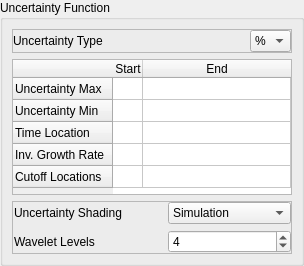
                  <widget class="QWidget" name="UncertaintyFunctionPage">
                   <layout class="QGridLayout" name="gridLayout_54">
                    <property name="leftMargin">
                     <number>0</number>
                    </property>
                    <property name="topMargin">
                     <number>0</number>
                    </property>
                    <property name="rightMargin">
                     <number>0</number>
                    </property>
                    <property name="bottomMargin">
                     <number>0</number>
                    </property>
                    <item row="0" column="0">
                     <widget class="QGroupBox" name="groupBox_4">
                      <property name="sizePolicy">
                       <sizepolicy hsizetype="Preferred" vsizetype="Minimum">
                        <horstretch>0</horstretch>
                        <verstretch>0</verstretch>
                       </sizepolicy>
                      </property>
                      <property name="title">
                       <string>Uncertainty Function</string>
                      </property>
                      <layout class="QGridLayout" name="gridLayout_57">
                       <item row="2" column="0">
                        <widget class="QFrame" name="frame_32">
                         <property name="frameShape">
                          <enum>QFrame::StyledPanel</enum>
                         </property>
                         <property name="frameShadow">
                          <enum>QFrame::Raised</enum>
                         </property>
                         <layout class="QGridLayout" name="gridLayout_64">
                          <property name="leftMargin">
                           <number>1</number>
                          </property>
                          <property name="topMargin">
                           <number>0</number>
                          </property>
                          <property name="rightMargin">
                           <number>0</number>
                          </property>
                          <property name="bottomMargin">
                           <number>0</number>
                          </property>
                          <item row="1" column="1">
                           <widget class="QLabel" name="label_18">
                            <property name="text">
                             <string>Uncertainty Shading</string>
                            </property>
                           </widget>
                          </item>
                          <item row="1" column="3">
                           <widget class="QComboBox" name="unc_shading_box">
                            <property name="currentIndex">
                             <number>1</number>
                            </property>
                            <item>
                             <property name="text">
                              <string>Smoothed Signal</string>
                             </property>
                            </item>
                            <item>
                             <property name="text">
                              <string>Simulation</string>
                             </property>
                            </item>
                            <item>
                             <property name="text">
                              <string>None</string>
                             </property>
                            </item>
                           </widget>
                          </item>
                          <item row="2" column="1">
                           <widget class="QLabel" name="label_17">
                            <property name="text">
                             <string>Wavelet Levels</string>
                            </property>
                           </widget>
                          </item>
                          <item row="2" column="3">
                           <widget class="QSpinBox" name="wavelet_levels_box">
                            <property name="minimum">
                             <number>1</number>
                            </property>
                            <property name="maximum">
                             <number>15</number>
                            </property>
                            <property name="value">
                             <number>4</number>
                            </property>
                           </widget>
                          </item>
                          <item row="1" column="2">
                           <spacer name="horizontalSpacer_34">
                            <property name="orientation">
                             <enum>Qt::Horizontal</enum>
                            </property>
                            <property name="sizeHint" stdset="0">
                             <size>
                              <width>40</width>
                              <height>20</height>
                             </size>
                            </property>
                           </spacer>
                          </item>
                         </layout>
                        </widget>
                       </item>
                       <item row="1" column="0">
                        <widget class="QTableWidget" name="unc_fcn_table">
                         <property name="sizePolicy">
                          <sizepolicy hsizetype="Expanding" vsizetype="MinimumExpanding">
                           <horstretch>0</horstretch>
                           <verstretch>0</verstretch>
                          </sizepolicy>
                         </property>
                         <property name="maximumSize">
                          <size>
                           <width>16777215</width>
                           <height>136</height>
                          </size>
                         </property>
                         <property name="selectionMode">
                          <enum>QAbstractItemView::NoSelection</enum>
                         </property>
                         <attribute name="horizontalHeaderMinimumSectionSize">
                          <number>20</number>
                         </attribute>
                         <attribute name="horizontalHeaderDefaultSectionSize">
                          <number>30</number>
                         </attribute>
                         <attribute name="horizontalHeaderStretchLastSection">
                          <bool>true</bool>
                         </attribute>
                         <attribute name="verticalHeaderMinimumSectionSize">
                          <number>22</number>
                         </attribute>
                         <attribute name="verticalHeaderDefaultSectionSize">
                          <number>22</number>
                         </attribute>
                         <row>
                          <property name="text">
                           <string>Uncertainty Max</string>
                          </property>
                         </row>
                         <row>
                          <property name="text">
                           <string>Uncertainty Min </string>
                          </property>
                         </row>
                         <row>
                          <property name="text">
                           <string>Time Location</string>
                          </property>
                         </row>
                         <row>
                          <property name="text">
                           <string>Inv. Growth Rate</string>
                          </property>
                         </row>
                         <row>
                          <property name="text">
                           <string>Cutoff Locations</string>
                          </property>
                         </row>
                         <column>
                          <property name="text">
                           <string>Start</string>
                          </property>
                         </column>
                         <column>
                          <property name="text">
                           <string>End</string>
                          </property>
                         </column>
                        </widget>
                       </item>
                       <item row="0" column="0">
                        <widget class="QFrame" name="frame_33">
                         <property name="frameShape">
                          <enum>QFrame::StyledPanel</enum>
                         </property>
                         <property name="frameShadow">
                          <enum>QFrame::Raised</enum>
                         </property>
                         <layout class="QGridLayout" name="gridLayout_65">
                          <property name="leftMargin">
                           <number>0</number>
                          </property>
                          <property name="topMargin">
                           <number>0</number>
                          </property>
                          <property name="rightMargin">
                           <number>0</number>
                          </property>
                          <property name="bottomMargin">
                           <number>0</number>
                          </property>
                          <item row="0" column="0">
                           <widget class="QLabel" name="label_11">
                            <property name="text">
                             <string>Uncertainty Type</string>
                            </property>
                           </widget>
                          </item>
                          <item row="0" column="2">
                           <widget class="QComboBox" name="unc_type_box">
                            <property name="currentIndex">
                             <number>1</number>
                            </property>
                            <item>
                             <property name="text">
                              <string>±</string>
                             </property>
                            </item>
                            <item>
                             <property name="text">
                              <string>%</string>
                             </property>
                            </item>
                           </widget>
                          </item>
                          <item row="0" column="1">
                           <spacer name="horizontalSpacer_30">
                            <property name="orientation">
                             <enum>Qt::Horizontal</enum>
                            </property>
                            <property name="sizeHint" stdset="0">
                             <size>
                              <width>40</width>
                              <height>20</height>
                             </size>
                            </property>
                           </spacer>
                          </item>
                         </layout>
                        </widget>
                       </item>
                      </layout>
                     </widget>
                    </item>
                   </layout>
                  </widget>
